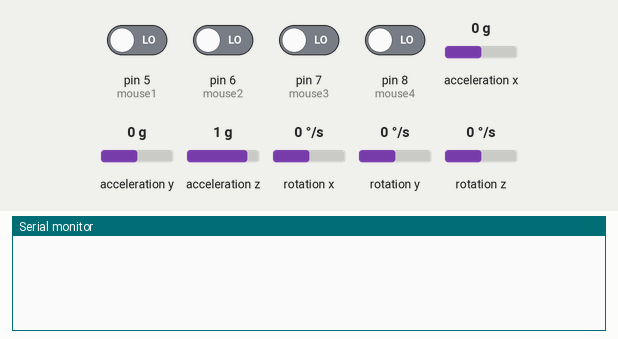
Recording of a sketch running on a simulated Arduino Leonardo, built with avr-gcc and run on an emulated ATmega32U4. Shown: the last lines printed to the serial monitor. The inputs (shaded band) are chosen by the test bench; at power-on: pin 5 (mouse1), pin 6 (mouse2), pin 7 (mouse3), pin 8 (mouse4) LOW, acceleration x 0 g, acceleration y 0 g, acceleration z 1 g, rotation x 0 °/s, rotation y 0 °/s, rotation z 0 °/s.

Above: at 1.2 s.
1.3 s: pin 5 (mouse1) driven HIGH
At 2.0 s:
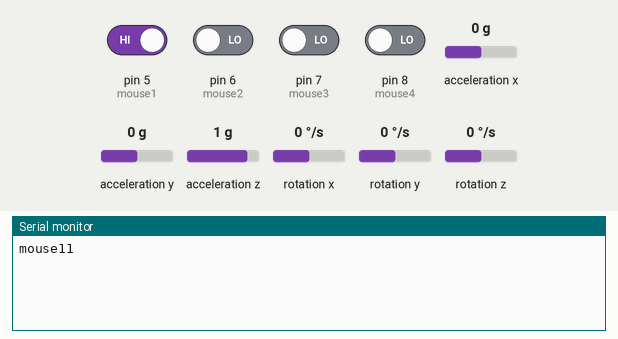
2.8 s: pin 6 (mouse2) driven HIGH
At 4.0 s:
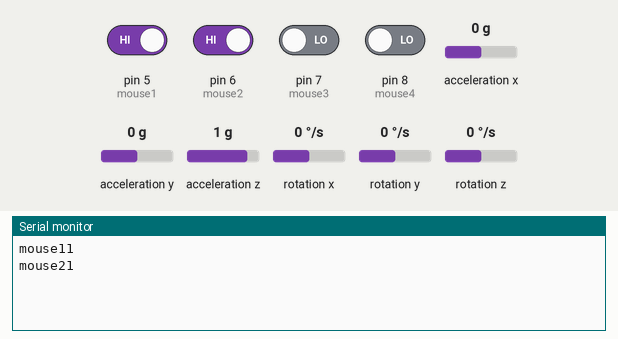
4.3 s: pin 8 (mouse4) driven HIGH
At 5.5 s:
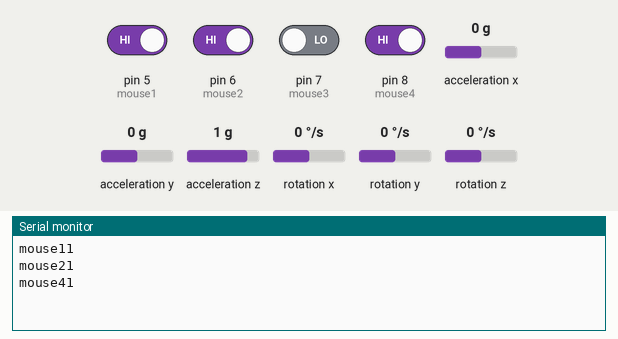
5.8 s: pin 5 (mouse1) driven LOW
At 6.5 s:
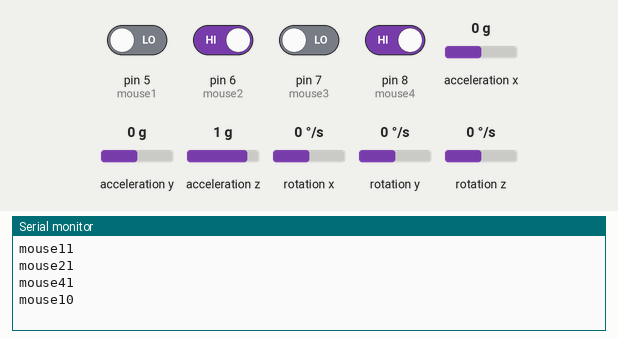
7.3 s: pin 6 (mouse2) driven LOW
At 7.8 s:
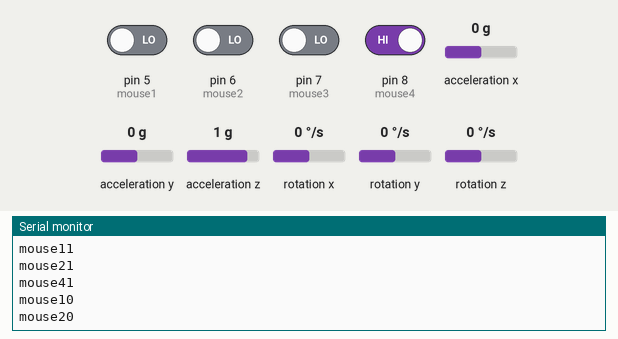
8.8 s: pin 8 (mouse4) driven LOW
At 10.1 s:
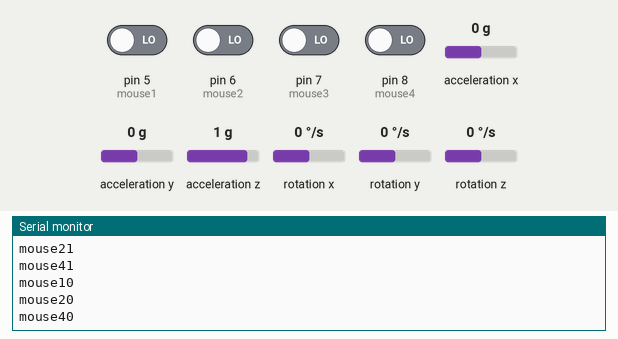
Timing chart, 0 to 11.3 s (numbered marks = the images above; inputs shaded):
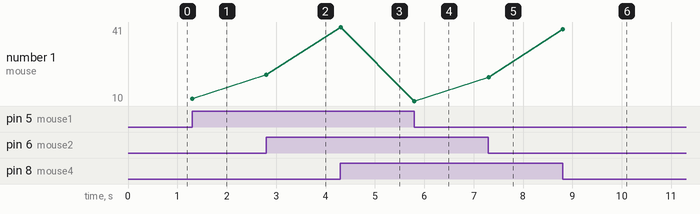

The sketch:

arduino_hiiri.ino
```cpp
#include <RH_ASK.h>
#include <SPI.h>
#include <math.h>
#include <Wire.h>
#include <I2Cdev.h>
#include <MPU6050.h>
#include <Mouse.h>
#include <MsTimer2.h>
MPU6050 mpu;

float pitch,roll, pitch_out, roll_out ;
float mouseYFromRoll, mouseXFromPitch, temp;
int16_t ax, ay, az, gx, gy, gz;
float vx, vy, vx_out, vy_out;
float new_coefficient = 0.03;
float old_coefficient = 0.97;

const int mouse1 = 5;
const int  mouse2 = 6;
const int mouse3 = 7;
const int mouse4 = 8;

bool mouse1State = 0;
bool mouse2State = 0;
bool mouse3State = 0;
bool mouse4State = 0;
int mouse3PressCount = 0;

bool mouse1LastState = 0;
bool mouse2LastState = 0;
bool mouse3LastState = 0;
bool mouse4LastState = 0;

float sensitivityCAL = 0.0;
const char * buttonCMD; // 7 characters

void setup()
{
    //MsTimer2::set(1000000, getScroll);
    //MsTimer2::start();
    Serial.begin(115200);
    pinMode(mouse1, INPUT);
    pinMode(mouse2, INPUT);
    pinMode(mouse3, INPUT);
    pinMode(mouse4, INPUT);
    Wire.begin();
    mpu.initialize();
    if (!mpu.testConnection())
    {
        while (1);
    }
}


void loop()
{
    mpu.getMotion6(&ax, &ay, &az, &gx, &gy, &gz);
    getVyVx ();
    buttonStates();
    mouseCtrl();
}

void getVyVx ()
{
    vy = -(gx+200)/150;
    vx = -(gz-150)/150;
    vy_out = new_coefficient * vy + old_coefficient * vy_out;
    vx_out = new_coefficient * vx + old_coefficient * vx_out;

}

void mouseCtrl()
{
    float x, y;
    x = vx_out / sensitivityCAL;
    y = vy_out / sensitivityCAL;
    Mouse.move(x, y, 0);

    if (buttonCMD == "mouse11")
        Mouse.press(MOUSE_LEFT);
    if (buttonCMD == "mouse10")
        Mouse.release(MOUSE_LEFT);
    if (buttonCMD == "mouse21")
        Mouse.press(MOUSE_RIGHT);
    if (buttonCMD == "mouse20")
        Mouse.release(MOUSE_RIGHT);
    if (buttonCMD == "mouse41")
        Mouse.press(MOUSE_MIDDLE);
    if (buttonCMD == "mouse40")
        Mouse.release(MOUSE_MIDDLE);

    //Serial.println(temp);
    /*Serial.print(vx_out);
    Serial.print(" ");
    Serial.println(vy_out);*/
}

void buttonStates ()
{

    mouse1State = digitalRead(mouse1);
    mouse2State = digitalRead(mouse2);
    mouse3State = digitalRead(mouse3);
    mouse4State = digitalRead(mouse4);

    if (mouse1State != mouse1LastState)
    {
        if (mouse1State == HIGH)   // State changed from 0 to 1
        {
            buttonCMD = "mouse11";
            Serial.println(buttonCMD);
        }
        if (mouse1State == LOW)   // State changed from 1 to 0
        {
            buttonCMD = "mouse10";
            Serial.println(buttonCMD);
        }
    }
    if (mouse2State != mouse2LastState)
    {
        if (mouse2State == HIGH)
        {
            buttonCMD = "mouse21";
            Serial.println(buttonCMD);
        }
        if (mouse2State == LOW)
        {
            buttonCMD = "mouse20";
            Serial.println(buttonCMD);
        }
    }
    if (mouse3State != mouse3LastState)
    {
        if (mouse3State == HIGH)
        {
            mouse3PressCount++;
            if (mouse3PressCount == 4)
            {
                mouse3PressCount = 0;
            }
            switch (mouse3PressCount)
            {
                case 0:
                    sensitivityCAL = 1.5;
                    break;
                case 1:
                    sensitivityCAL = 3;
                    break;
                case 2:
                    sensitivityCAL = 6;
                    break;
                case 3:
                    sensitivityCAL = 12;
                    break;
            }
            temp = sensitivityCAL;
        }

    }
    if (mouse4State != mouse4LastState)
    {
        if (mouse4State == HIGH)
        {
            buttonCMD = "mouse41";
            Serial.println(buttonCMD);

        }
        if (mouse4State == LOW)
        {
            buttonCMD = "mouse40";
            Serial.println(buttonCMD);
        }
    }

    mouse1LastState = mouse1State;
    mouse2LastState = mouse2State;
    mouse3LastState = mouse3State;
    mouse4LastState = mouse4State;

}
```

Measured:
- after the input at 1.3 s, the serial monitor: prints a new line at once (image 1)
- after the input at 2.8 s, the serial monitor: prints a new line at once (image 2)
- after the input at 4.3 s, the serial monitor: prints a new line at once (image 3)
- after the input at 5.8 s, the serial monitor: prints a new line at once (image 4)
- after the input at 7.3 s, the serial monitor: prints a new line at once (image 5)
- after the input at 8.8 s, the serial monitor: prints a new line at once (image 6)
- plotted number 1: 11 → 21 after the input at 2.8 s, 21 → 41 after the input at 4.3 s, 41 → 10 after the input at 5.8 s, 10 → 20 after the input at 7.3 s, 20 → 40 after the input at 8.8 s
